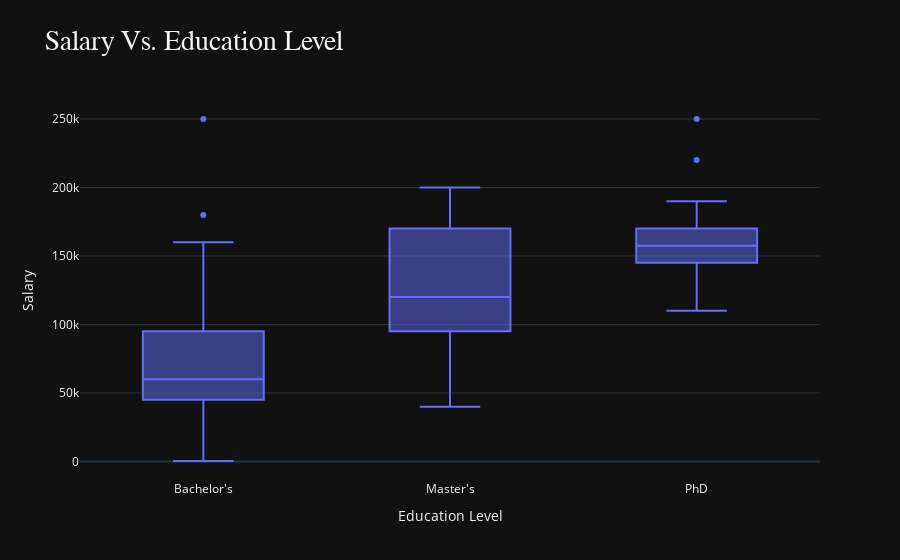

This figure's notebook cell:
### Code cell
fig = px.box(
    x = df["Education Level"], y = df["Salary"],
    title= "Salary Vs. Education Level",
    template="plotly_dark",
    labels={"x": "Education Level", "y" :"Salary"}
)

custome_layout(hover_font_size=13)

iplot(fig)

### Figure 1 — Plotly figure (JSON) as saved in the notebook; plotly's stock layout.template omitted (floating-point values rounded to 4 significant figures; data arrays with more than 128 entries replaced by an {"elided": "..."} marker saying what was removed)
{"data": [{"alignmentgroup": "True", "hovertemplate": "Education Level=%{x}<br>Salary=%{y}<extra></extra>", "legendgroup": "", "marker": {"color": "#636efa"}, "name": "", "notched": false, "offsetgroup": "", "orientation": "v", "showlegend": false, "type": "box", "x": {"elided": "324 str values"}, "x0": " ", "xaxis": "x", "y": {"elided": "324 float values"}, "y0": " ", "yaxis": "y"}], "layout": {"boxmode": "group", "hoverlabel": {"bgcolor": "#111", "font": {"family": "arial", "size": 13}}, "legend": {"tracegroupgap": 0}, "showlegend": false, "title": {"font": {"family": "tahoma", "size": 28}, "text": "Salary Vs. Education Level"}, "xaxis": {"anchor": "y", "domain": [0, 1], "title": {"text": "Education Level"}}, "yaxis": {"anchor": "x", "domain": [0, 1], "title": {"text": "Salary"}}}}
